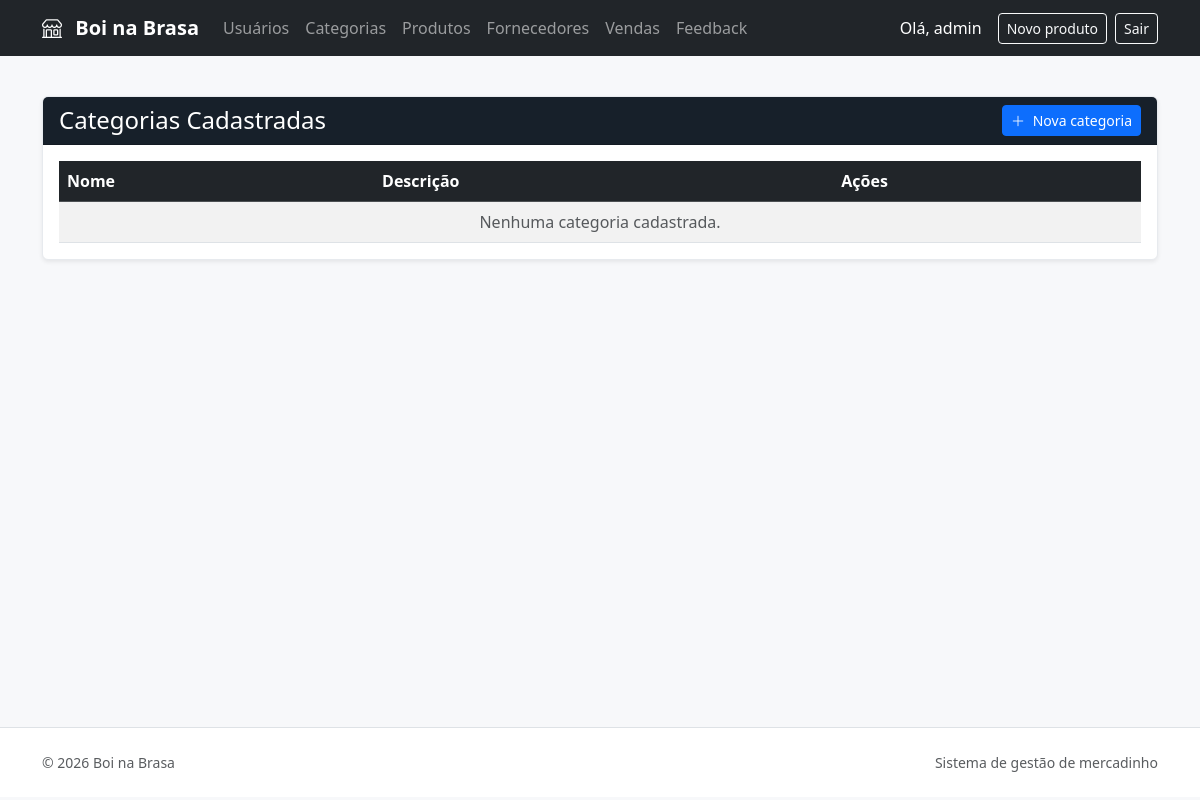
/produtos/categorias/ (signed in), run on an earlier commit of the app's database.
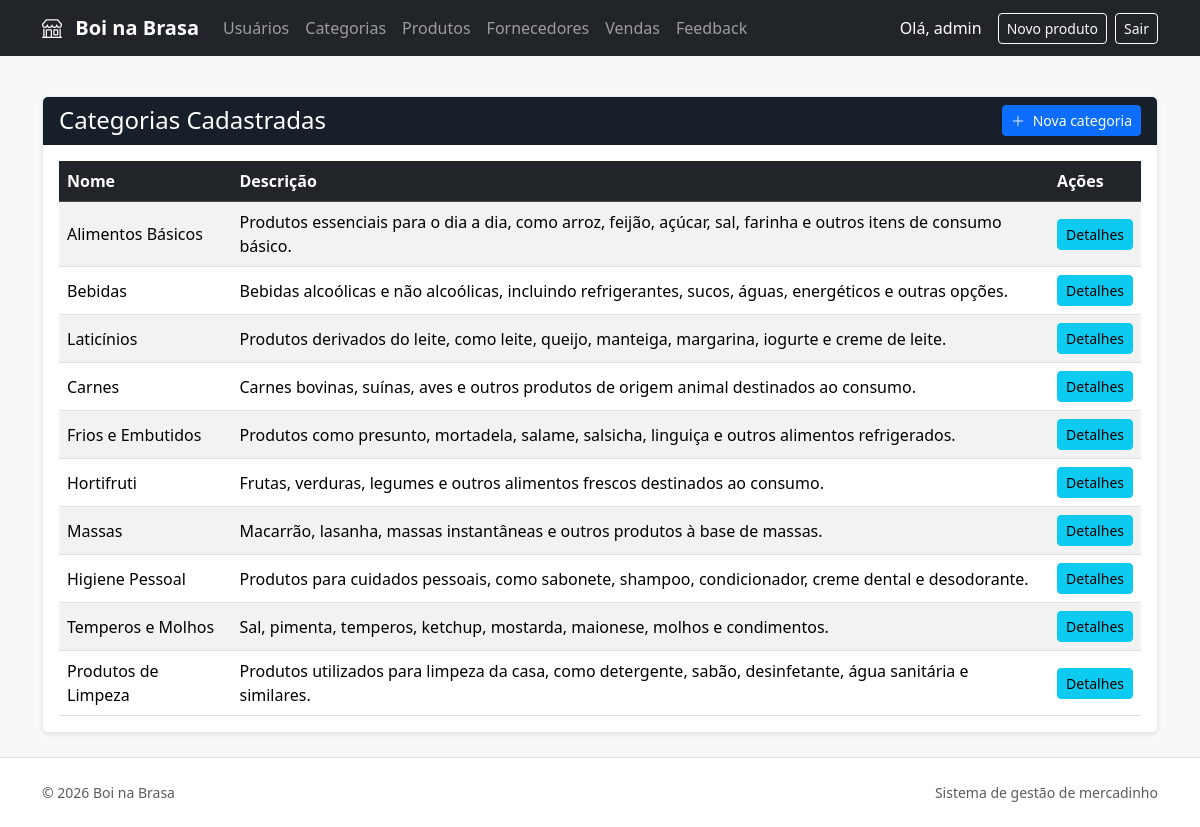
And on a later commit of the database.
### produtos/models.py (models this page shows, shortened)
class Categoria(models.Model):
    nome = models.CharField(max_length=100)
    descricao = models.TextField(
        blank=True,
        null=True
    )

### produtos/views.py (the view)
# urls.py: path('categorias/', views.categoria_list, name='categoria_list'),
@login_required
@permission_required(
    'produtos.view_categoria',
    raise_exception=True
)
def categoria_list(request):
    categorias = Categoria.objects.all()
    return render(
        request,
        'produtos/categoria_list.html',
        {
            'categorias': categorias,
        }
    )

### templates/produtos/categoria_list.html
{% extends 'base.html' %}
{% block content %}
<div class="card shadow-sm">
    <div class="card-header bg-dark text-white">
        <div class="d-flex flex-wrap justify-content-between align-items-center gap-2">
            <h1 class="h4 mb-0">
            Categorias Cadastradas
            </h1>
            <a href="{% url 'produtos:categoria_create' %}" class="btn btn-primary btn-sm">
                <i class="bi bi-plus-lg me-1"></i> Nova categoria
            </a>
        </div>
    </div>
    <div class="card-body">
        <div class="table-responsive">
            <table class="table table-striped table-hover align-middle">
                <thead class="table-dark">
                    <tr>
                        <th>Nome</th>
                        <th>Descrição</th>
                        <th>Ações</th>
                    </tr>
                </thead>
                <tbody>
                    {% for categoria in categorias %}
                    <tr>
                        <td>
                            {{ categoria.nome }}
                        </td>
                        <td>
                            {{ categoria.descricao|default:"Sem descrição" }}
                        </td>
                        <td>
                            <a
                                href="{% url 'produtos:categoria_detail' categoria.id %}"
                                class="btn btn-sm btn-info"
                            >
                                Detalhes
                            </a>
                        </td>
                    </tr>
                    {% empty %}
                    <tr>
                        <td
                            colspan="3"
                            class="text-center text-muted"
                        >
                            Nenhuma categoria cadastrada.
                        </td>
                    </tr>
                    {% endfor %}
                </tbody>
            </table>
        </div>
    </div>
</div>
{% endblock %}

What changed in the data, as far as the page shows it:
added Categoria: nome "Alimentos Básicos", descricao "Produtos essenciais para o dia a dia, como arroz, feijão, açúcar, sal, farinha e outros itens de consumo básico."
added Categoria: nome "Bebidas", descricao "Bebidas alcoólicas e não alcoólicas, incluindo refrigerantes, sucos, águas, energéticos e outras opções."
added Categoria: nome "Laticínios", descricao "Produtos derivados do leite, como leite, queijo, manteiga, margarina, iogurte e creme de leite."
added Categoria: nome "Carnes", descricao "Carnes bovinas, suínas, aves e outros produtos de origem animal destinados ao consumo."
added Categoria: nome "Frios e Embutidos", descricao "Produtos como presunto, mortadela, salame, salsicha, linguiça e outros alimentos refrigerados."
added Categoria: nome "Hortifruti", descricao "Frutas, verduras, legumes e outros alimentos frescos destinados ao consumo."
added Categoria: nome "Massas", descricao "Macarrão, lasanha, massas instantâneas e outros produtos à base de massas."
added Categoria: nome "Higiene Pessoal", descricao "Produtos para cuidados pessoais, como sabonete, shampoo, condicionador, creme dental e desodorante."
added Categoria: nome "Temperos e Molhos", descricao "Sal, pimenta, temperos, ketchup, mostarda, maionese, molhos e condimentos."
added Categoria: nome "Produtos de Limpeza", descricao "Produtos utilizados para limpeza da casa, como detergente, sabão, desinfetante, água sanitária e similares."
Also different on the page:
text no longer shown: "Nenhuma categoria cadastrada."
